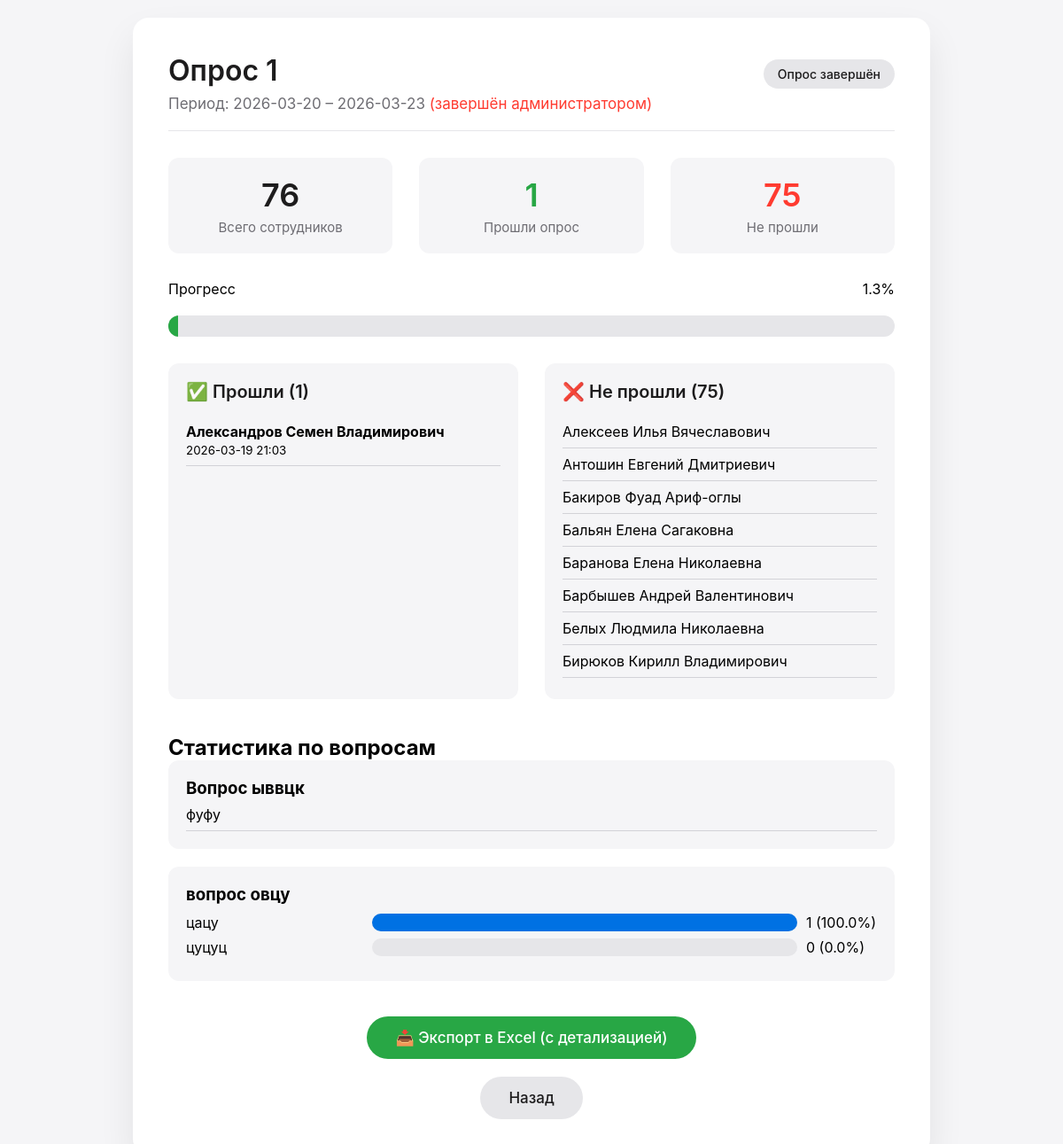
Screenshot of /admin/survey/1 (signed in) with the database file from the repository.
### tables this page shows
CREATE TABLE surveys (
            id INTEGER PRIMARY KEY AUTOINCREMENT,
            title TEXT NOT NULL,
            start_date TEXT NOT NULL,
            end_date TEXT NOT NULL,
            is_active INTEGER DEFAULT 1,
            created_at TIMESTAMP DEFAULT CURRENT_TIMESTAMP
        );

CREATE TABLE responses (
            id INTEGER PRIMARY KEY AUTOINCREMENT,
            survey_id INTEGER NOT NULL,
            employee_id INTEGER NOT NULL,
            submitted_at TIMESTAMP DEFAULT CURRENT_TIMESTAMP,
            FOREIGN KEY (survey_id) REFERENCES surveys (id) ON DELETE CASCADE,
            FOREIGN KEY (employee_id) REFERENCES employees (id) ON DELETE CASCADE
        );

CREATE TABLE employees (
            id INTEGER PRIMARY KEY AUTOINCREMENT,
            survey_id INTEGER NOT NULL,
            name TEXT NOT NULL,
            FOREIGN KEY (survey_id) REFERENCES surveys (id) ON DELETE CASCADE
        );

CREATE TABLE questions (
            id INTEGER PRIMARY KEY AUTOINCREMENT,
            survey_id INTEGER NOT NULL,
            text TEXT NOT NULL,
            type TEXT NOT NULL,
            options TEXT,
            "order" INTEGER DEFAULT 0,
            logic TEXT,
            required INTEGER DEFAULT 1,
            FOREIGN KEY (survey_id) REFERENCES surveys (id) ON DELETE CASCADE
        );

CREATE TABLE answers (
            id INTEGER PRIMARY KEY AUTOINCREMENT,
            response_id INTEGER NOT NULL,
            question_id INTEGER NOT NULL,
            value TEXT,
            FOREIGN KEY (response_id) REFERENCES responses (id) ON DELETE CASCADE,
            FOREIGN KEY (question_id) REFERENCES questions (id) ON DELETE CASCADE
        );

### app.py (the view)
@app.route('/admin/survey/<int:survey_id>')
def survey_detail(survey_id):
    if not session.get('admin'):
        return redirect(url_for('admin_login'))
    details = get_survey_details(survey_id)
    if not details:
        return "Опрос не найден", 404
    details['is_active'] = is_survey_active(survey_id)
    return render_template('survey_detail.html', details=details)

### models.py (called while the page is built)
def get_db():
    conn = sqlite3.connect(DB_FILE)
    conn.row_factory = sqlite3.Row
    return conn

def is_survey_active(survey_id):
    with get_db() as conn:
        s = conn.execute('SELECT start_date, end_date, is_active FROM surveys WHERE id = ?', (survey_id,)).fetchone()
        if not s:
            return False
        if not s['is_active']:
            return False
        today = datetime.now().strftime('%Y-%m-%d')
        return s['start_date'] <= today <= s['end_date']

### templates/survey_detail.html
{% extends "base.html" %}
{% block content %}
<div class="flex">
    <h1>{{ details.survey.title }}</h1>
    {% if details.is_active %}
    <form method="POST" action="{{ url_for('close_survey_route', survey_id=details.survey.id) }}" style="display:inline;">
        <button type="submit" class="button secondary small" onclick="return confirm('Завершить опрос досрочно?')">🔒 Завершить опрос</button>
    </form>
    {% else %}
    <span class="button secondary small disabled">Опрос завершён</span>
    {% endif %}
</div>
<div class="subtitle">
    Период: {{ details.survey.start_date }} – {{ details.survey.end_date }}
    {% if not details.is_active %}<span style="color:#ff3b30;"> (завершён администратором)</span>{% endif %}
</div>
<div class="stats-grid">
    <div class="stat-card"><div class="stat-number">{{ details.total }}</div><div class="stat-label">Всего сотрудников</div></div>
    <div class="stat-card"><div class="stat-number green">{{ details.responded_count }}</div><div class="stat-label">Прошли опрос</div></div>
    <div class="stat-card"><div class="stat-number red">{{ details.not_responded_count }}</div><div class="stat-label">Не прошли</div></div>
</div>
<div style="margin:30px 0;">
    <div style="display:flex; justify-content:space-between;"><span>Прогресс</span><span>{{ details.percent }}%</span></div>
    <div class="progress-container"><div class="progress-bar" style="width:{{ details.percent }}%;"></div></div>
</div>
<div class="two-columns">
    <div class="column">
        <h3 class="green">✅ Прошли ({{ details.responded_count }})</h3>
        <ul class="employee-list">
            {% for r in details.responded_list %}<li><strong>{{ r.name }}</strong><br><small>{{ r.submitted_at[:16] }}</small></li>{% else %}<li>Пока никто</li>{% endfor %}
        </ul>
    </div>
    <div class="column">
        <h3 class="red">❌ Не прошли ({{ details.not_responded_count }})</h3>
        <ul class="employee-list">
            {% for name in details.not_responded_list %}<li>{{ name }}</li>{% else %}<li>Все прошли</li>{% endfor %}
        </ul>
    </div>
</div>
<h2 style="margin-top:40px;">Статистика по вопросам</h2>
{% for stat in details.question_stats %}
<div class="question-block">
    <h3>{{ stat.question.text }}</h3>
    {% if stat.type == 'text' %}
        <ul class="employee-list">
            {% for ans in stat.answers %}<li>{{ ans }}</li>{% else %}<li>Нет ответов</li>{% endfor %}
        </ul>
    {% elif stat.type == 'single' or stat.type == 'multiple' %}
        <div style="margin-top:10px;">
            {% for s in stat.stats %}
            <div style="display:flex; align-items:center; margin-bottom:8px;">
                <span style="width:200px;">{{ s.option }}</span>
                <div style="flex:1; background:#e6e6e9; border-radius:10px; height:20px; margin:0 10px;">
                    <div style="background:#0071e3; height:20px; border-radius:10px; width:{{ s.percent }}%;"></div>
                </div>
                <span style="width:80px;">{{ s.count }} ({{ s.percent }}%)</span>
            </div>
            {% endfor %}
        </div>
    {% endif %}
</div>
{% endfor %}
<div style="text-align:center; margin:40px 0 20px;">
    <a href="{{ url_for('export_survey', survey_id=details.survey.id) }}" class="button" style="background-color:#28a745;">📥 Экспорт в Excel (с детализацией)</a>
</div>
<div style="text-align:center;"><a href="{{ url_for('admin_dashboard') }}" class="button secondary">Назад</a></div>
{% endblock %}

### templates/base.html (style rules this page uses)
* { margin:0; padding:0; box-sizing:border-box; font-family:-apple-system, BlinkMacSystemFont, 'Segoe UI', Roboto, Helvetica, Arial, sans-serif; }
body { background:#f5f5f7; min-height:100vh; padding:20px; animation:fadeIn 0.5s ease; }
h1 { font-size:32px; font-weight:600; color:#1d1c1d; margin-bottom:8px; }
.subtitle { color:#6e6d73; font-size:17px; margin-bottom:30px; border-bottom:1px solid #e6e6e9; padding-bottom:20px; }
.button { display:inline-block; background:#0071e3; color:white; border:none; padding:14px 32px; border-radius:40px; font-weight:500; font-size:17px; cursor:pointer; transition:all 0.2s; text-decoration:none; text-align:center; }
.button.secondary { background:#e6e6e9; color:#1d1c1d; }
.button.small { padding:8px 16px; font-size:14px; }
.progress-container { background:#e6e6e9; border-radius:20px; height:24px; margin:20px 0; overflow:hidden; }
.progress-bar { background:#28a745; height:24px; width:0%; transition:width 0.5s ease; display:flex; align-items:center; justify-content:flex-end; padding-right:10px; color:white; font-size:14px; font-weight:500; }
.stats-grid { display:flex; gap:30px; margin-bottom:30px; }
.stat-card { flex:1; background:#f5f5f7; border-radius:12px; padding:20px; text-align:center; }
.stat-number { font-size:36px; font-weight:600; color:#1d1c1d; }
.stat-label { color:#6e6d73; font-size:15px; margin-top:5px; }
.two-columns { display:flex; gap:30px; margin-top:30px; }
.column { flex:1; background:#f5f5f7; border-radius:12px; padding:20px; }
.column h3 { font-size:20px; font-weight:600; margin-bottom:15px; color:#1d1c1d; }
.employee-list { list-style:none; max-height:300px; overflow-y:auto; }
.employee-list li { padding:8px 0; border-bottom:1px solid #d2d2d7; }
.green { color:#28a745; }
.red { color:#ff3b30; }
.flex { display:flex; justify-content:space-between; align-items:center; flex-wrap:wrap; gap:10px; }
.question-block { background:#f5f5f7; border-radius:12px; padding:20px; margin-bottom:20px; transition:all 0.3s ease; }

### rows the page displays
surveys: survey "Опрос 1", survey.start_date "2026-03-20", survey.end_date "2026-03-23"
responses: name "Александров Семен Владимирович", submitted_at "2026-03-19 21:03"
employees: name "Алексеев Илья Вячеславович"
employees: name "Антошин Евгений Дмитриевич"
employees: name "Бакиров Фуад Ариф-оглы"
employees: name "Бальян Елена Сагаковна"
employees: name "Баранова Елена Николаевна"
employees: name "Барбышев Андрей Валентинович"
employees: name "Белых Людмила Николаевна"
employees: name "Бирюков Кирилл Владимирович"
questions: question.text "Вопрос ыввцк"
answers: value "фуфу"
questions: question.text "вопрос овцу", option "цацу" "цуцуц", type "single" (drawn), count "1" "0", percent "100.0" "0.0"

### other values shown
{{ details.total }} "76"
{{ details.responded_count }} "1"
{{ details.not_responded_count }} "75"
{{ details.percent }} "1.3"
